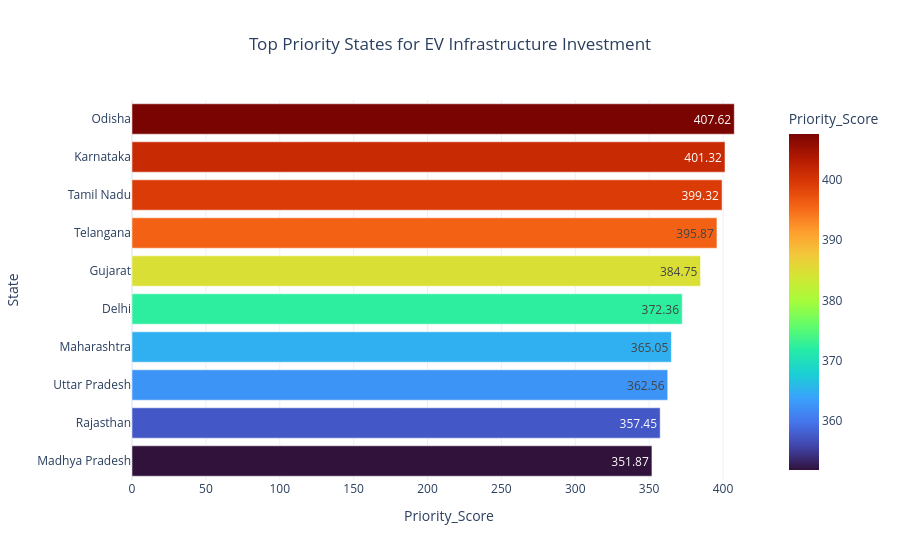

Notebook source saved alongside this figure:
### Markdown cell above
Which states should be prioritized for investment?

### Code cell
priority = infra.copy()

priority["Priority_Score"] = (
    priority["Total_EV"] /
    priority["Chargers"]
)

priority = priority.sort_values(
    "Priority_Score",
    ascending=False
)

fig = px.bar(
    priority.head(10),
    x="Priority_Score",
    y="State",
    orientation="h",
    color="Priority_Score",
    text_auto=".2f",
    color_continuous_scale="Turbo",
    title="Top Priority States for EV Infrastructure Investment"
)

fig.update_layout(
    yaxis={'categoryorder':'total ascending'},
    title_x=0.5,
    template="plotly_white"
)

fig.show()

### Figure 1 — Plotly figure (JSON) as saved in the notebook; plotly's stock layout.template omitted (floating-point values rounded to 4 significant figures)
{"data": [{"alignmentgroup": "True", "hovertemplate": "Priority_Score=%{marker.color}<br>State=%{y}<extra></extra>", "legendgroup": "", "marker": {"color": [407.6, 401.3, 399.3, 395.9, 384.8, 372.4, 365.1, 362.6, 357.5, 351.9], "coloraxis": "coloraxis", "pattern": {"shape": ""}}, "name": "", "offsetgroup": "", "orientation": "h", "showlegend": false, "textposition": "auto", "texttemplate": "%{x:.2f}", "type": "bar", "x": [407.6, 401.3, 399.3, 395.9, 384.8, 372.4, 365.1, 362.6, 357.5, 351.9], "xaxis": "x", "y": ["Odisha", "Karnataka", "Tamil Nadu", "Telangana", "Gujarat", "Delhi", "Maharashtra", "Uttar Pradesh", "Rajasthan", "Madhya Pradesh"], "yaxis": "y"}], "layout": {"barmode": "relative", "coloraxis": {"colorbar": {"title": {"text": "Priority_Score"}}, "colorscale": [[0, "#30123b"], [0.07143, "#4145ab"], [0.1429, "#4675ed"], [0.2143, "#39a2fc"], [0.2857, "#1bcfd4"], [0.3571, "#24eca6"], [0.4286, "#61fc6c"], [0.5, "#a4fc3b"], [0.5714, "#d1e834"], [0.6429, "#f3c63a"], [0.7143, "#fe9b2d"], [0.7857, "#f36315"], [0.8571, "#d93806"], [0.9286, "#b11901"], [1, "#7a0402"]]}, "legend": {"tracegroupgap": 0}, "title": {"text": "Top Priority States for EV Infrastructure Investment", "x": 0.5}, "xaxis": {"anchor": "y", "domain": [0, 1], "title": {"text": "Priority_Score"}}, "yaxis": {"anchor": "x", "categoryorder": "total ascending", "domain": [0, 1], "title": {"text": "State"}}}}
